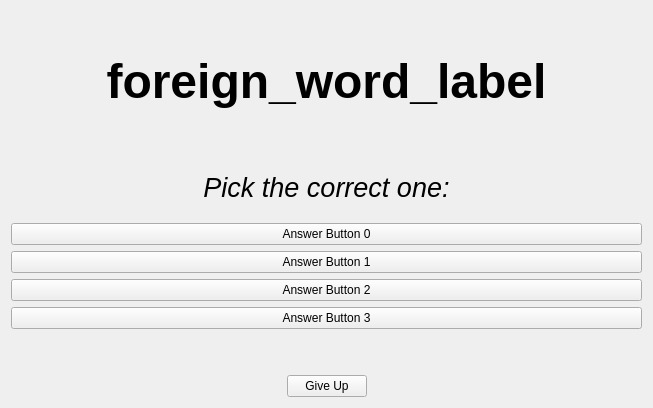
<?xml version="1.0" encoding="UTF-8"?>
<ui version="4.0">
 <class>Form</class>
 <widget class="QWidget" name="Form">
  <property name="geometry">
   <rect>
    <x>0</x>
    <y>0</y>
    <width>653</width>
    <height>408</height>
   </rect>
  </property>
  <property name="windowTitle">
   <string>Form</string>
  </property>
  <layout class="QVBoxLayout" name="verticalLayout">
   <item>
    <spacer name="verticalSpacer_3">
     <property name="orientation">
      <enum>Qt::Vertical</enum>
     </property>
     <property name="sizeType">
      <enum>QSizePolicy::Minimum</enum>
     </property>
     <property name="sizeHint" stdset="0">
      <size>
       <width>20</width>
       <height>40</height>
      </size>
     </property>
    </spacer>
   </item>
   <item>
    <widget class="QLabel" name="foreign_word_label">
     <property name="styleSheet">
      <string notr="true">font: FreeSans;
font-weight: bold;
font-size: 48px
</string>
     </property>
     <property name="text">
      <string>foreign_word_label</string>
     </property>
     <property name="alignment">
      <set>Qt::AlignCenter</set>
     </property>
    </widget>
   </item>
   <item>
    <spacer name="verticalSpacer">
     <property name="orientation">
      <enum>Qt::Vertical</enum>
     </property>
     <property name="sizeType">
      <enum>QSizePolicy::Minimum</enum>
     </property>
     <property name="sizeHint" stdset="0">
      <size>
       <width>20</width>
       <height>40</height>
      </size>
     </property>
    </spacer>
   </item>
   <item>
    <widget class="QLabel" name="instructions_label">
     <property name="font">
      <font>
       <pointsize>20</pointsize>
       <italic>true</italic>
      </font>
     </property>
     <property name="styleSheet">
      <string notr="true"/>
     </property>
     <property name="text">
      <string>Pick the correct one:</string>
     </property>
     <property name="alignment">
      <set>Qt::AlignCenter</set>
     </property>
    </widget>
   </item>
   <item>
    <widget class="QPushButton" name="pushButton">
     <property name="text">
      <string>Answer Button 0</string>
     </property>
    </widget>
   </item>
   <item>
    <widget class="QPushButton" name="pushButton_2">
     <property name="text">
      <string>Answer Button 1</string>
     </property>
    </widget>
   </item>
   <item>
    <widget class="QPushButton" name="pushButton_3">
     <property name="text">
      <string>Answer Button 2</string>
     </property>
    </widget>
   </item>
   <item>
    <widget class="QPushButton" name="pushButton_4">
     <property name="text">
      <string>Answer Button 3</string>
     </property>
    </widget>
   </item>
   <item>
    <spacer name="verticalSpacer_2">
     <property name="orientation">
      <enum>Qt::Vertical</enum>
     </property>
     <property name="sizeType">
      <enum>QSizePolicy::Minimum</enum>
     </property>
     <property name="sizeHint" stdset="0">
      <size>
       <width>20</width>
       <height>40</height>
      </size>
     </property>
    </spacer>
   </item>
   <item>
    <layout class="QHBoxLayout" name="horizontalLayout">
     <item>
      <spacer name="horizontalSpacer">
       <property name="orientation">
        <enum>Qt::Horizontal</enum>
       </property>
       <property name="sizeHint" stdset="0">
        <size>
         <width>40</width>
         <height>20</height>
        </size>
       </property>
      </spacer>
     </item>
     <item>
      <widget class="QPushButton" name="reveal_answer_button">
       <property name="text">
        <string>Give Up</string>
       </property>
      </widget>
     </item>
     <item>
      <spacer name="horizontalSpacer_2">
       <property name="orientation">
        <enum>Qt::Horizontal</enum>
       </property>
       <property name="sizeHint" stdset="0">
        <size>
         <width>40</width>
         <height>20</height>
        </size>
       </property>
      </spacer>
     </item>
    </layout>
   </item>
  </layout>
 </widget>
 <resources/>
 <connections/>
</ui>
